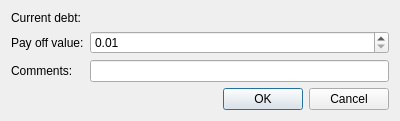
<?xml version="1.0" encoding="UTF-8"?>
<ui version="4.0">
 <class>PayOffDebtDialog</class>
 <widget class="QDialog" name="PayOffDebtDialog">
  <property name="geometry">
   <rect>
    <x>0</x>
    <y>0</y>
    <width>400</width>
    <height>121</height>
   </rect>
  </property>
  <property name="windowTitle">
   <string>Pay off debt</string>
  </property>
  <property name="windowIcon">
   <iconset resource="../resources/resource.qrc">
    <normaloff>:/kwallet.png</normaloff>:/kwallet.png</iconset>
  </property>
  <layout class="QFormLayout" name="_main_layout">
   <item row="1" column="0">
    <widget class="QLabel" name="_pay_off_label">
     <property name="text">
      <string>Pay off value:</string>
     </property>
    </widget>
   </item>
   <item row="1" column="1">
    <widget class="QDoubleSpinBox" name="_pay_off_combo_box">
     <property name="locale">
      <locale language="English" country="UnitedKingdom"/>
     </property>
     <property name="minimum">
      <double>0.010000000000000</double>
     </property>
     <property name="maximum">
      <double>100000.000000000000000</double>
     </property>
    </widget>
   </item>
   <item row="2" column="0">
    <widget class="QLabel" name="_comments_label">
     <property name="contextMenuPolicy">
      <enum>Qt::NoContextMenu</enum>
     </property>
     <property name="text">
      <string>Comments:</string>
     </property>
    </widget>
   </item>
   <item row="2" column="1">
    <widget class="QLineEdit" name="_comments_lineedit"/>
   </item>
   <item row="3" column="0" colspan="2">
    <widget class="QDialogButtonBox" name="_button_box">
     <property name="contextMenuPolicy">
      <enum>Qt::NoContextMenu</enum>
     </property>
     <property name="orientation">
      <enum>Qt::Horizontal</enum>
     </property>
     <property name="standardButtons">
      <set>QDialogButtonBox::Cancel|QDialogButtonBox::Ok</set>
     </property>
    </widget>
   </item>
   <item row="0" column="0">
    <widget class="QLabel" name="_current_debt_label">
     <property name="text">
      <string>Current debt:</string>
     </property>
    </widget>
   </item>
   <item row="0" column="1">
    <widget class="QLabel" name="_current_debt_value">
     <property name="text">
      <string/>
     </property>
    </widget>
   </item>
  </layout>
 </widget>
 <resources/>
 <connections>
  <connection>
   <sender>_button_box</sender>
   <signal>accepted()</signal>
   <receiver>PayOffDebtDialog</receiver>
   <slot>accept()</slot>
   <hints>
    <hint type="sourcelabel">
     <x>248</x>
     <y>254</y>
    </hint>
    <hint type="destinationlabel">
     <x>157</x>
     <y>274</y>
    </hint>
   </hints>
  </connection>
  <connection>
   <sender>_button_box</sender>
   <signal>rejected()</signal>
   <receiver>PayOffDebtDialog</receiver>
   <slot>reject()</slot>
   <hints>
    <hint type="sourcelabel">
     <x>316</x>
     <y>260</y>
    </hint>
    <hint type="destinationlabel">
     <x>286</x>
     <y>274</y>
    </hint>
   </hints>
  </connection>
 </connections>
</ui>
